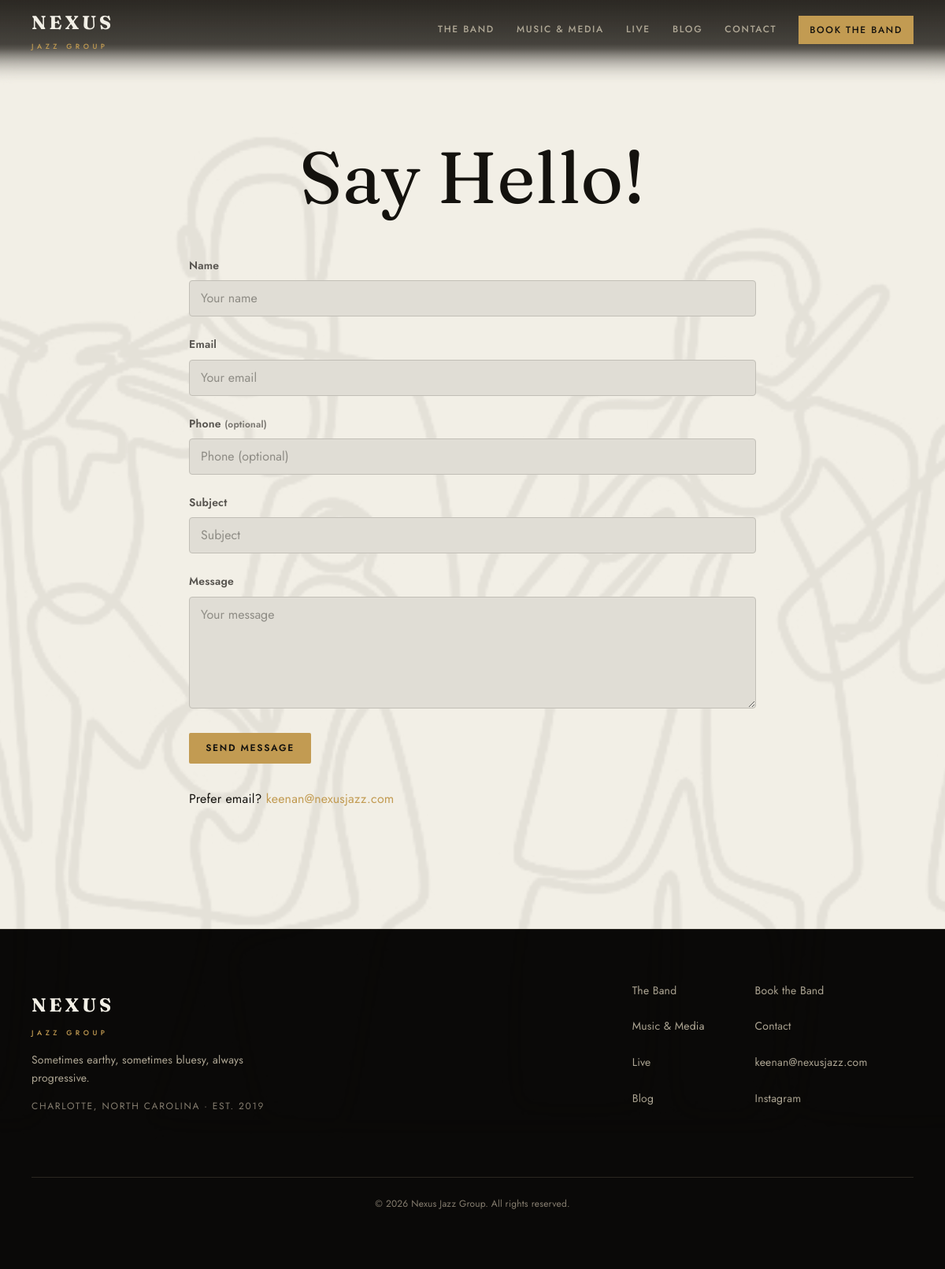
The app's page /inquiries/contact/ with its own data.
### apps/core/models.py (models this page shows, shortened)
class SiteSettings(models.Model):
    site_name = models.CharField(max_length=200, default="My Business")
    tagline = models.CharField(max_length=300, blank=True)
    phone_display = models.CharField(max_length=50, blank=True)
    phone_tel = models.CharField(max_length=30, blank=True)
    email = models.EmailField(blank=True)
    address = models.TextField(blank=True)
    hours = models.TextField(blank=True)
    map_embed_url = models.URLField(blank=True)
    calendar_url = models.URLField(
        blank=True,
        help_text=(
            "Google Calendar's own “Public URL to this calendar” (Settings and "
            "sharing → Integrate calendar), or just the calendar ID "
            "(name@group.calendar.google.com) — either works. Ignored if an embed code "
            "is set below."
        ),
    )
    calendar_embed_code = models.TextField(
        blank=True,
        help_text=(
            "Optional: paste Google Calendar's full <iframe> embed code (Settings and "
            "sharing → Integrate calendar → Embed code) for full control over size "
            "and view — used instead of the URL above when set."
        ),
    )
    facebook_url = models.URLField(blank=True)
    instagram_url = models.URLField(blank=True)
    youtube_url = models.URLField(blank=True)
    twitter_url = models.URLField(blank=True)
    linkedin_url = models.URLField(blank=True)
    alert_enabled = models.BooleanField(default=False)
    alert_message = models.CharField(max_length=160, blank=True)
    alert_color = ColorField(default="#C44444")
    class Meta:
        verbose_name = "Site Settings"
        verbose_name_plural = "Site Settings"

### apps/inquiries/views.py (the view)
# urls.py: path("contact/", views.contact, name="contact"),
def contact(request):
    if request.method == "POST":
        form = ContactInquiryForm(request.POST)
        if form.is_valid():
            form.save()
            messages.success(request, "Thank you! Your message has been sent. We will be in touch soon.")
            return redirect("inquiry_thank_you")
    else:
        form = ContactInquiryForm()
    return render(request, "inquiries/contact.html", {"form": form})

### apps/inquiries/forms.py (shortened to what this page needs)
class ContactInquiryForm(HoneypotMixin, forms.ModelForm):
    class Meta:
        model = ContactInquiry
        fields = ["name", "email", "phone", "subject", "message"]
        widgets = {
            "name": forms.TextInput(attrs={"placeholder": "Your name", "class": "form-control"}),
            "email": forms.EmailInput(attrs={"placeholder": "Your email", "class": "form-control"}),
            "phone": forms.TextInput(attrs={"placeholder": "Phone (optional)", "class": "form-control"}),
            "subject": forms.TextInput(attrs={"placeholder": "Subject", "class": "form-control"}),
            "message": forms.Textarea(attrs={"placeholder": "Your message", "class": "form-control", "rows": 5}),
        }

### apps/core/context_processors.py (called while the page is built)
def site_settings(request):
    try:
        settings_obj = SiteSettings.objects.first()
    except Exception:
        settings_obj = None
    return {
        "site_settings": settings_obj,
    }

### apps/core/templatetags/assets.py (called while the page is built)
@register.simple_tag
def static_v(path):
    url = static(path)
    try:
        found = finders.find(path)
        if found:
            stamp = int(os.path.getmtime(Path(found)))
            sep = "&" if "?" in url else "?"
            return f"{url}{sep}v={stamp}"
    except Exception:
        pass
    return url

### templates/inquiries/contact.html (shortened to what this page needs)
{% extends "base.html" %}
{% load static %}
{% block body_class %}ivory-page{% endblock %}
{% block content %}
<header class="page-head">
  <div class="container">
    <div class="ex-header center">
      <h1 class="ex-title">Say Hello!</h1>
    </div>
  </div>
</header>
<section class="section-x section-x--flush" aria-label="Contact form">
  <div class="container"><div class="prose-col center-col">
    <form method="post" novalidate>
      <div class="form-group">
        <label for="{{ form.name.id_for_label }}">Name</label>
        {{ form.name }}
      </div>
      <div class="form-group">
        <label for="{{ form.email.id_for_label }}">Email</label>
        {{ form.email }}
      </div>
      <div class="form-group">
        <label for="{{ form.phone.id_for_label }}">Phone <span class="form-note">(optional)</span></label>
        {{ form.phone }}
      </div>
      <div class="form-group">
        <label for="{{ form.subject.id_for_label }}">Subject</label>
        {{ form.subject }}
      </div>
      <div class="form-group">
        <label for="{{ form.message.id_for_label }}">Message</label>
        {{ form.message }}
      </div>
      <button type="submit" class="btn btn--book">Send message</button>
    </form>
    {% if site_settings.email %}
    <p class="mt-8">Prefer email? <a href="mailto:{{ site_settings.email }}">{{ site_settings.email }}</a></p>
    {% endif %}
  </div></div>
</section>
{% endblock %}

### templates/partials/_footer.html
{% load static %}
<footer class="footer">
  <div class="container">
    <div class="footer__grid">
      <div class="footer__id">
        <div class="footer__brand">
          <span class="brand-word">Nexus</span>
          <span class="brand-sub">Jazz Group</span>
        </div>
        {% if site_settings.tagline %}
        <p class="footer__tagline">{{ site_settings.tagline }}</p>
        {% endif %}
        <p class="footer__place">Charlotte, North Carolina · est. 2019</p>
      </div>
      <nav class="footer__nav" aria-label="Footer">
        <ul class="footer__links">
          <li><a href="{% url 'team' %}">The Band</a></li>
          <li><a href="{% url 'gallery' %}">Music &amp; Media</a></li>
          <li><a href="{% url 'events_index' %}">Live</a></li>
          <li><a href="{% url 'blog_index' %}">Blog</a></li>
        </ul>
        <ul class="footer__links">
          <li><a href="{% url 'booking' %}">Book the Band</a></li>
          <li><a href="{% url 'contact' %}">Contact</a></li>
          {% if site_settings.email %}
          <li><a href="mailto:{{ site_settings.email }}">{{ site_settings.email }}</a></li>
          {% endif %}
          {% if site_settings.instagram_url %}
          <li><a href="{{ site_settings.instagram_url }}" target="_blank" rel="noopener">Instagram</a></li>
          {% endif %}
        </ul>
      </nav>
    </div>
    <div class="footer__bottom">
      <p>&copy; {% now "Y" %} Nexus Jazz Group. All rights reserved.</p>
    </div>
  </div>
</footer>

### static/css/theme.css (style rules this page uses)
:root { --color-primary: #C29B52; --color-primary-dark: #D6B26A; --color-primary-light: #231C10; --color-secondary: #0A0908; --color-accent: var(--color-primary); --font-heading: 'Fraunces', Georgia, 'Times New Roman', serif; --font-body: 'Jost', 'Futura', system-ui, sans-serif; --radius: 0.25rem; --color-bg: #0E0D0B; --color-surface: #171511; --color-surface-2: #1E1B16; --color-border: #2B2721; --color-text: #F2EFE6; --color-text-muted: #AFA795; --color-text-light: #857D6F; --color-inverse-bg: #F2EFE6; --color-inverse-text: #14120E; --color-success: #15803D; --color-warning: #B45309; --color-error: #B91C1C; --color-info: #1D4ED8; --text-xs: 0.75rem; --text-sm: 0.875rem; --text-base: 1rem; --text-lg: 1.125rem; --text-xl: clamp(1.25rem, 1.15rem + 0.5vw, 1.5rem); --text-2xl: clamp(1.6rem, 1.3rem + 1.2vw, 2.25rem); --text-3xl: clamp(2rem, 1.5rem + 2vw, 3rem); --text-hero: clamp(2.6rem, 1.7rem + 4vw, 5.25rem); --leading-tight: 1.15; --leading-body: 1.7; --tracking-label: 0.14em; --font-mono: ui-monospace, 'SF Mono', Menlo, monospace; --space-1: 0.25rem; --space-2: 0.5rem; --space-3: 0.75rem; --space-4: 1rem; --space-6: 1.5rem; --space-8: 2rem; --space-12: 3rem; --space-16: 4rem; --space-24: 6rem; --space-32: 8rem; --section-y-s1: clamp(2.5rem, 2rem + 2vw, 4rem); --section-y-s2: clamp(4rem, 3rem + 4vw, 7rem); --section-y-s3: clamp(5.5rem, 4rem + 6vw, 9rem); --section-y: var(--section-y-s3); --max-width: 80rem; --max-width-prose: 45rem; --container-pad: clamp(1.25rem, 4vw, 2.5rem); --radius-sm: calc(var(--radius) * 0.5); --radius-lg: calc(var(--radius) * 1.75); --radius-full: 999px; --shadow-sm: 0 1px 2px rgba(0,0,0,.4); --shadow: 0 2px 12px rgba(0,0,0,.45); --shadow-md: 0 8px 24px rgba(0,0,0,.5); --shadow-lg: 0 16px 40px rgba(0,0,0,.55); --t-fast: 150ms; --t-base: 240ms; --t-slow: 400ms; --ease-out: cubic-bezier(0.22, 1, 0.36, 1); --ease-in-out: cubic-bezier(0.65, 0, 0.35, 1); --focus-ring: 0 0 0 3px color-mix(in srgb, var(--color-primary) 45%, transparent); --text-4xl: var(--text-3xl); --transition: var(--t-fast) var(--ease-out); --transition-md: var(--t-base) var(--ease-out); }
html { scroll-behavior: smooth; }
body { font-family: var(--font-body); color: var(--color-text); background: var(--color-bg); line-height: var(--leading-body); margin: 0; }
h1, h2, h3, h4 { font-family: var(--font-heading); font-optical-sizing: auto; line-height: var(--leading-tight); color: var(--color-text); }

### records on screen
SiteSettings: email "keenan@nexusjazz.com", tagline "Sometimes earthy, sometimes bluesy, always progressive."
